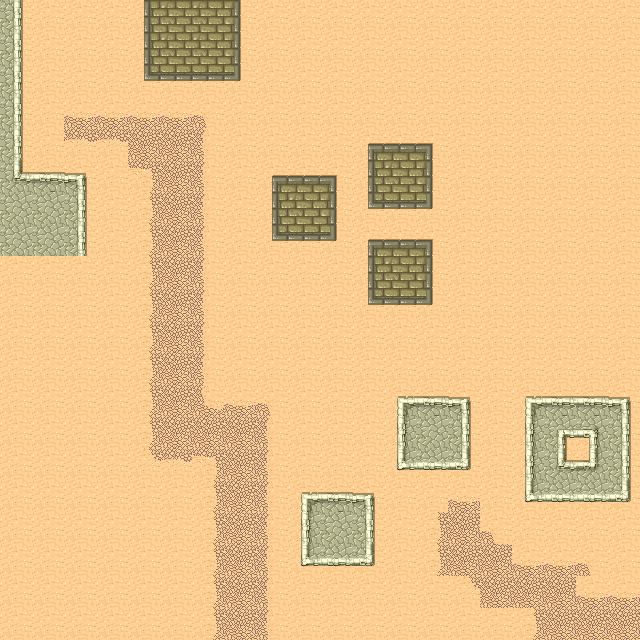

Below is a game level as drawn by its tile map, then a one-line description and the .tmx that defines it (tile-layer data replaced by summaries):
An orthogonal 20x20 tile map with 32x32 px tiles, 1 tile layer (background) and 8 objects (bush).

<map version="1.0" orientation="orthogonal" renderorder="right-down" width="20" height="20" tilewidth="32" tileheight="32">
 <tileset firstgid="1" name="tmw_desert_spacing" tilewidth="32" tileheight="32" spacing="1" margin="1">
  <image source="tmw_desert_spacing.png" width="265" height="199" />
 </tileset>
 <layer name="background" width="20" height="20">
  <data>[400 cells, 400 non-empty, 32 distinct tile ids]</data>
 </layer>
 <objectgroup name="objects">
  <object gid="40" x="238" y="323" />
  <object gid="40" x="205" y="341" />
  <object gid="40" x="202" y="279" />
  <object gid="40" x="94" y="323" />
  <object gid="40" x="101" y="281" />
  <object gid="40" x="113" y="368" />
  <object name="bush" gid="40" x="221" y="399" />
  <object gid="40" x="161" y="524" />
 </objectgroup>
</map>
